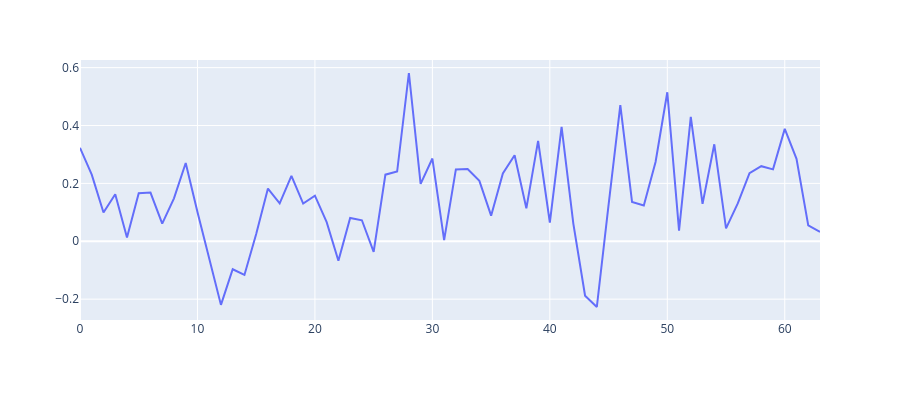

The code cell stored with this chart in its notebook:
### Code cell
line((torch.tensor(np.tile(regressor.coef_, reps=(64,1))) * cache['blocks.0.ln2.hook_normalized'][sample_id][:, selected_neurons_ids]).mean(axis=1))

### Figure 1 — Plotly figure (JSON) as saved in the notebook; plotly's stock layout.template omitted (floating-point values rounded to 4 significant figures)
{"data": [{"hovertemplate": "variable=0<br>index=%{x}<br>value=%{y}<extra></extra>", "legendgroup": "0", "line": {"color": "#636efa", "dash": "solid"}, "marker": {"symbol": "circle"}, "mode": "lines", "name": "0", "orientation": "v", "showlegend": true, "type": "scatter", "x": [0, 1, 2, 3, 4, 5, 6, 7, 8, 9, 10, 11, 12, 13, 14, 15, 16, 17, 18, 19, 20, 21, 22, 23, 24, 25, 26, 27, 28, 29, 30, 31, 32, 33, 34, 35, 36, 37, 38, 39, 40, 41, 42, 43, 44, 45, 46, 47, 48, 49, 50, 51, 52, 53, 54, 55, 56, 57, 58, 59, 60, 61, 62, 63], "xaxis": "x", "y": [0.3229, 0.2301, 0.09936, 0.1626, 0.0134, 0.1657, 0.1682, 0.06089, 0.1483, 0.2703, 0.1015, -0.05592, -0.2198, -0.09671, -0.1163, 0.02489, 0.1822, 0.1312, 0.2257, 0.1303, 0.1575, 0.0663, -0.06729, 0.08053, 0.07264, -0.03669, 0.2302, 0.2411, 0.5815, 0.1981, 0.2859, 0.003712, 0.2483, 0.2496, 0.2088, 0.08841, 0.2342, 0.297, 0.1138, 0.347, 0.06484, 0.3952, 0.06121, -0.1881, -0.2271, 0.1262, 0.4704, 0.1355, 0.124, 0.2739, 0.5149, 0.03679, 0.4297, 0.1291, 0.3351, 0.04448, 0.1307, 0.2357, 0.2595, 0.2484, 0.3884, 0.2848, 0.05485, 0.03244], "yaxis": "y"}], "layout": {"height": 400, "legend": {"title": {"text": ""}, "tracegroupgap": 0}, "margin": {"t": 60}, "showlegend": false, "title": {"text": ""}, "xaxis": {"anchor": "y", "domain": [0, 1], "title": {"text": ""}}, "yaxis": {"anchor": "x", "domain": [0, 1], "title": {"text": ""}}}}
